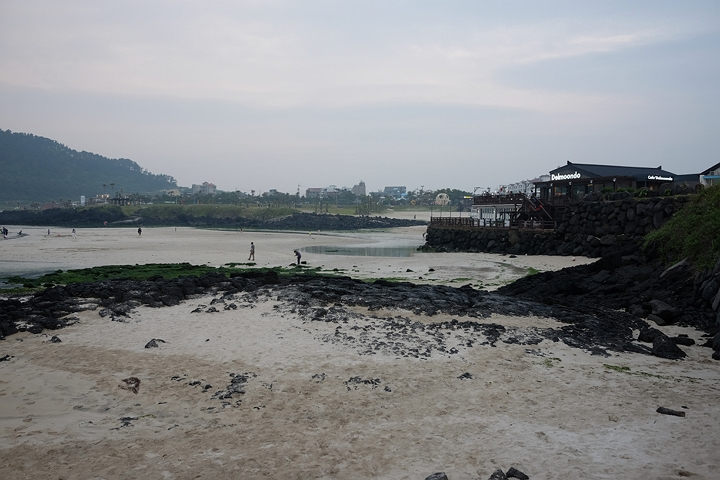
#> input picture week_4/image/img3.jpg, 720 x 480 px
$ python 4-3.py
#> lines starting #> are read from the running program, lines starting #| are printed output that depends on the picture
import cv2  # 컴퓨터 비전 라이브러리인 OpenCV를 임포트합니다.
import numpy as np  # 행렬 연산 및 좌표 변환을 위해 넘파이를 임포트합니다.
import matplotlib.pyplot as plt  # 이미지 시각화를 위해 matplotlib를 임포트합니다.
import os  # 파일 경로 설정을 위해 os 라이브러리를 임포트합니다.

base_path = os.path.dirname(os.path.abspath(__file__))  # 실행 중인 파일의 절대 경로를 기준으로 기본 경로를 설정합니다.
img1 = cv2.imread(os.path.join(base_path, '..', 'image', 'img3.jpg'))  # 정합의 대상이 될 이미지를 읽어옵니다.
#> img1 is the input picture: shape (480, 720, 3); mean B, G, R 135, 133.3, 131.4
img2 = cv2.imread(os.path.join(base_path, '..', 'image', 'img2.jpg'))  # 정합의 기준이 될 이미지를 읽어옵니다.
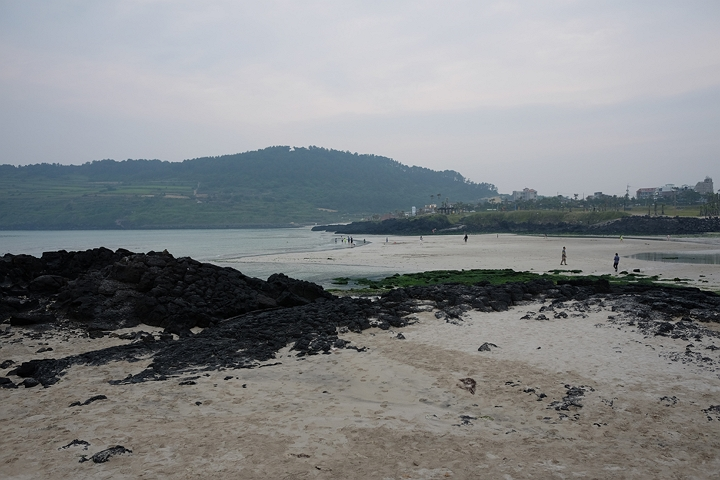
#> input picture week_4/image/img2.jpg, 720 x 480 px
#> img2 is the input picture: shape (480, 720, 3); mean B, G, R 134.4, 132.3, 129.6

sift = cv2.SIFT_create()  # SIFT 알고리즘 객체를 생성합니다.
kp1, des1 = sift.detectAndCompute(img1, None)  # 첫 번째 이미지에서 특징점과 기술자를 추출합니다.
#> kp1 = 1189 keypoints; strongest (x, y, size): (652, 177, 2.2), (657, 178, 2), (660, 178, 2.2), (408, 270, 2.3)
kp2, des2 = sift.detectAndCompute(img2, None)  # 두 번째 이미지에서 특징점과 기술자를 추출합니다.
#> kp2 = 965 keypoints; strongest (x, y, size): (466, 237, 2), (638, 270, 2.3), (635, 270, 1.9), (244, 386, 2.5)

bf = cv2.BFMatcher()  # 특징점 사이의 거리를 계산하기 위한 BFMatcher 객체를 생성합니다.
matches = bf.knnMatch(des1, des2, k=2)  # 각 특징점마다 가장 유사한 2개의 매칭점을 찾습니다.
#> matches = 1189 matches
good_matches = [m for m, n in matches if m.distance < 0.7 * n.distance]  # Lowe's Ratio Test를 적용해 거리 비율이 0.7 미만인 신뢰할 수 있는 점들만 선별합니다.
#> good_matches = 245 matches

src_pts = np.float32([kp1[m.queryIdx].pt for m in good_matches]).reshape(-1, 1, 2)  # 선별된 특징점들 중 첫 번째 이미지의 좌표를 추출합니다.
#> src_pts = 245 rows, first 8: [6.35, 290.9], [15.08, 325.3], [16.31, 331], [17.4, 343.5], [19.52, 334.6], [20.99, 323.4], [25.08, 234.6], [25.66, 281.2]
dst_pts = np.float32([kp2[m.trainIdx].pt for m in good_matches]).reshape(-1, 1, 2)  # 선별된 특징점들 중 두 번째 이미지의 좌표를 추출합니다.
#> dst_pts = 245 rows, first 8: [357.3, 290.8], [368.3, 321.4], [369.3, 326.5], [370.8, 337.3], [372.1, 329.6], [372.8, 319.9], [368.6, 242.3], [371.1, 283]

H, mask = cv2.findHomography(src_pts, dst_pts, cv2.RANSAC, 5.0)  # RANSAC 알고리즘을 사용하여 두 이미지 사이의 호모그래피 행렬을 계산합니다.
#> H = [[0.478, 0.0375, 338.9], [-0.178, 0.838, 42.93], [-0.00071, -4.71e-05, 1]]; mask = 245 values, max 1 at index 0, min 0 at index 42, mean 0.98

h1, w1 = img1.shape[:2]  # 첫 번째 이미지의 높이와 너비를 가져옵니다.
#> h1 = 480; w1 = 720
h2, w2 = img2.shape[:2]  # 두 번째 이미지의 높이와 너비를 가져옵니다.
#> h2 = 480; w2 = 720
result_img = cv2.warpPerspective(img1, H, (w1 + w2, max(h1, h2)))  # 계산된 행렬을 바탕으로 첫 번째 이미지를 원근 변환하여 넓은 캔버스에 배치합니다.
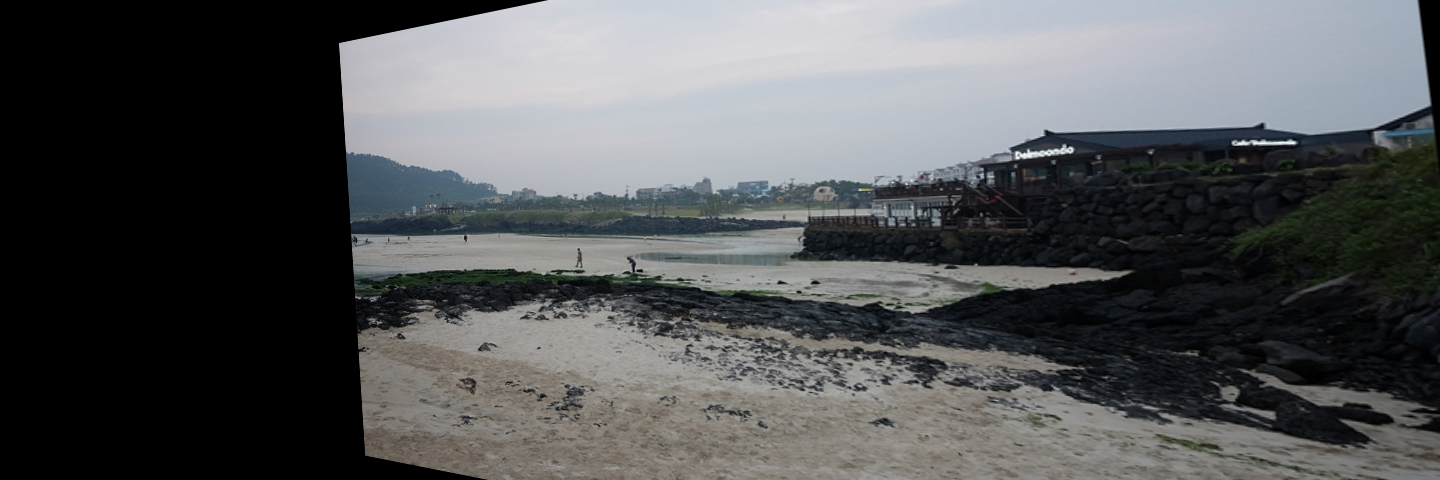
#> result_img: shape (480, 1440, 3); mean B, G, R 88, 86.7, 84.9
result_img[0:h2, 0:w2] = img2  # 변환된 이미지 영역의 왼쪽 상단에 기준 이미지인 두 번째 이미지를 덮어씌웁니다.
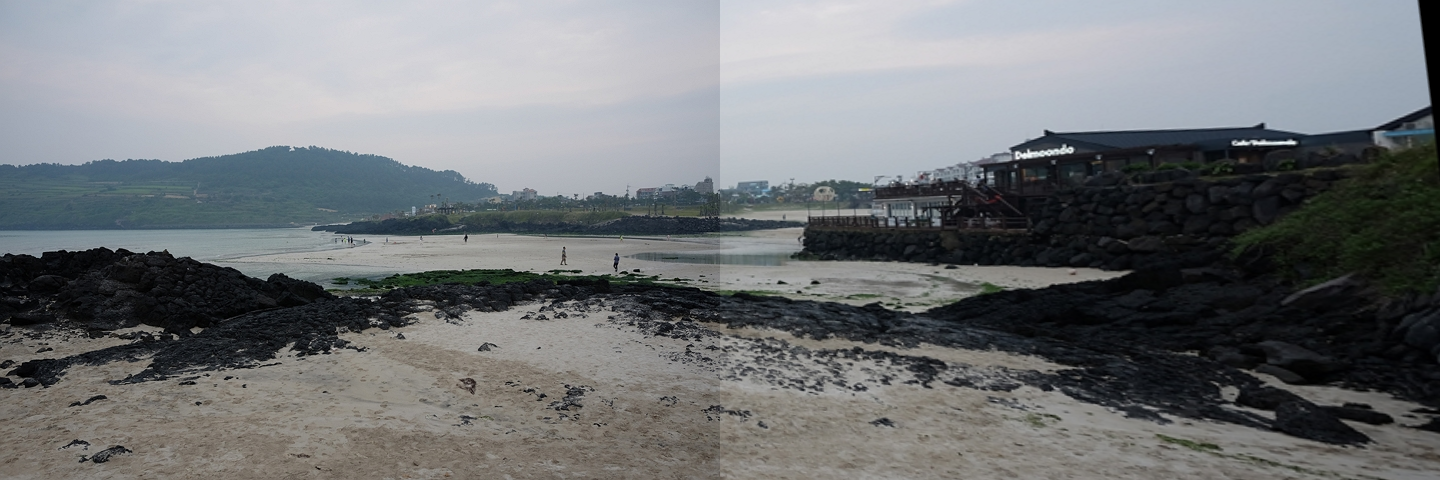
#> result_img: shape (480, 1440, 3); mean B, G, R 119.8, 117.6, 114.7

img_match = cv2.drawMatches(img1, kp1, img2, kp2, good_matches, None, flags=cv2.DrawMatchesFlags_NOT_DRAW_SINGLE_POINTS)  # 특징점 매칭 결과를 선으로 연결하여 생성합니다.
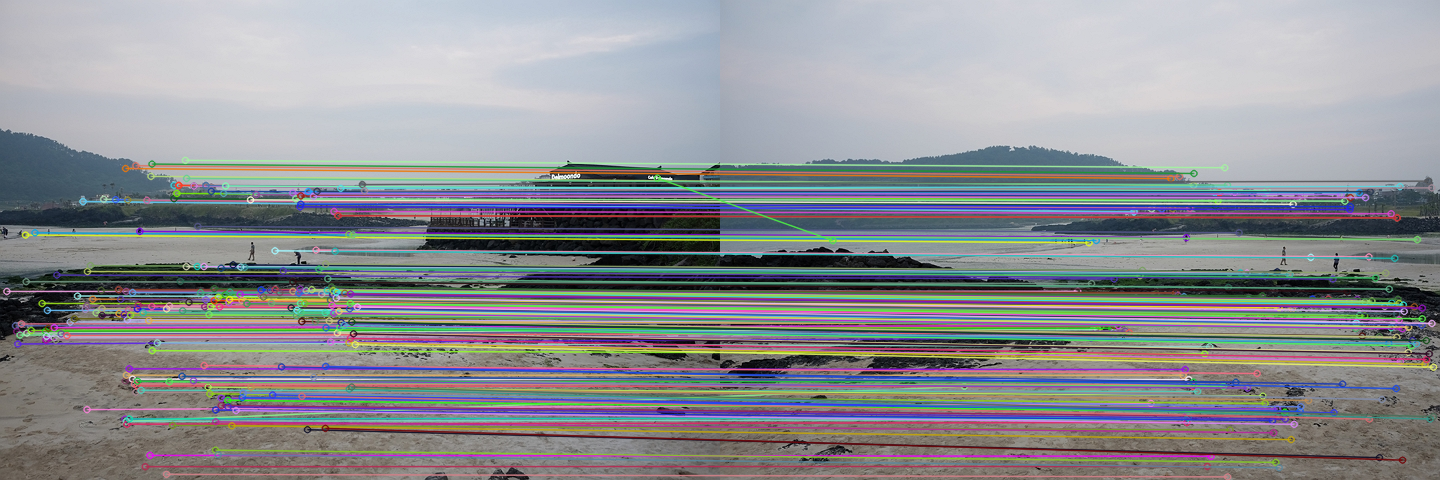
#> img_match: shape (480, 1440, 3); mean B, G, R 146.7, 143.1, 141.3
img_match_rgb = cv2.cvtColor(img_match, cv2.COLOR_BGR2RGB)  # 매칭 결과 이미지를 matplotlib 출력을 위해 RGB로 변환합니다.
result_rgb = cv2.cvtColor(result_img, cv2.COLOR_BGR2RGB)  # 최종 정합 결과를 시각화를 위해 RGB로 변환합니다.

plt.figure(figsize=(20, 10))  # 매칭 결과와 정합 결과를 나란히 보여주기 위해 창 크기를 설정합니다.
plt.subplot(1, 2, 1)  # 1행 2열의 첫 번째 칸을 선택합니다.
plt.imshow(img_match_rgb)  # 선택된 칸에 특징점 매칭 결과(Matching Result)를 시각화합니다.
plt.title('Matching Result')  # 해당 이미지의 제목을 설정합니다.
plt.axis('off')  # 이미지 축 정보를 제거합니다.

plt.subplot(1, 2, 2)  # 1행 2열의 두 번째 칸을 선택합니다.
plt.imshow(result_rgb)  # 선택된 칸에 호모그래피 정합 결과(Warped Image)를 시각화합니다.
plt.title('Warped Image')  # 해당 이미지의 제목을 설정합니다.
plt.axis('off')  # 이미지 축 정보를 제거합니다.

plt.show()  # 전체 시각화 창을 화면에 출력합니다.
